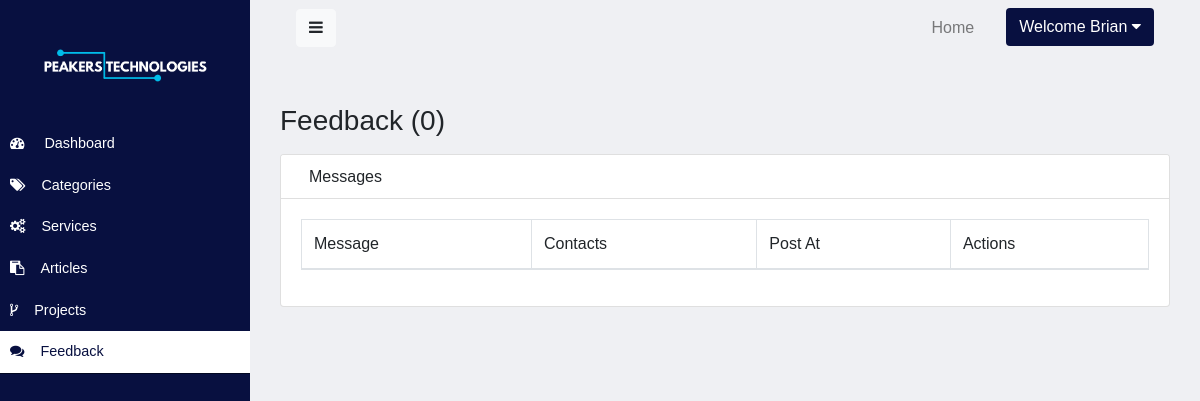
Page /staff/feedback (signed in) on the earlier database version.
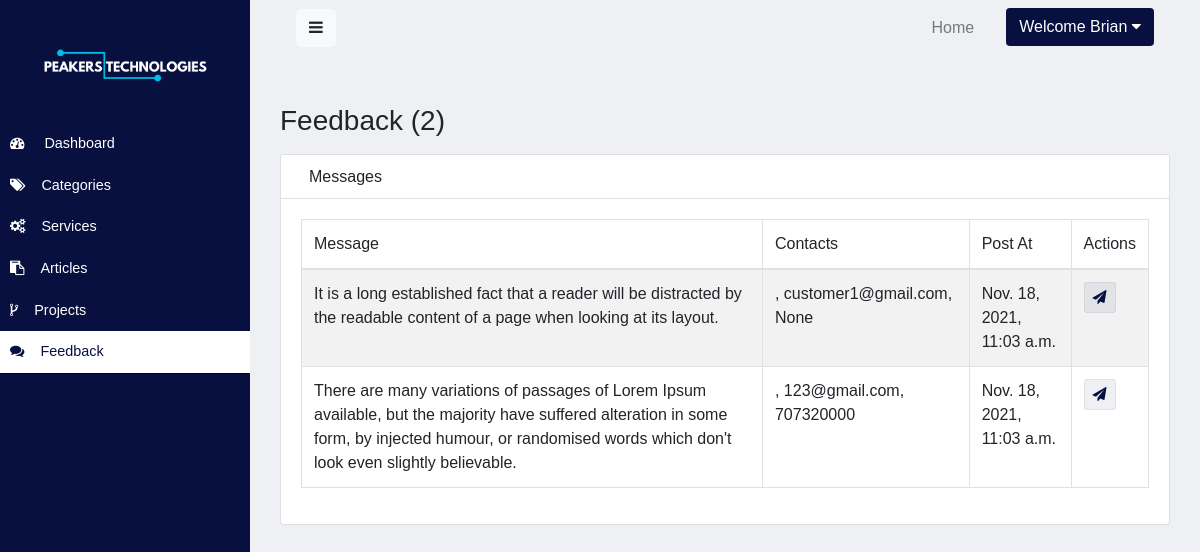
Same page on the later database version.
### website/models.py (models this page shows, shortened)
class Feedback(models.Model):
    message = models.TextField()
    name = models.CharField(max_length = 50, blank=True, null=True)
    email = models.EmailField(max_length=100, blank=True, null=True)
    phone_number = models.IntegerField(blank=True, null=True)
    TYPE_CHOICES = (
        ('G','General'),
        ('Q','Quote'),
    )
    status = models.IntegerField(default=0)
    type = models.CharField(blank=True, null=True, choices=TYPE_CHOICES, max_length=1)
    created_at = models.DateTimeField(auto_now_add=True)
    updated_at = models.DateTimeField(auto_now=True)

### website/views.py (the view)
# urls.py: path('feedback', showFeedback, name="feedback"),
@login_required
def showFeedback(request):
    context = {}
    context['feedback_list'] = Feedback.objects.all()
    return render(request, "admin/feedback.html", context)

### website/templates/admin/feedback.html
{% extends 'admin/layouts/admin-base.html' %}
{% block 'content' %}
<div class="container">
    <h3 class="mt-5 mb-3">Feedback ({{feedback_list | length}})</h3>
    <div class="row justify-content-center">
        <div class="col-lg-12">
            <div class="card">
                <div class="card-header">
                    <h6 class="ml-2 my-auto">Messages</h6>
                </div>
                <div class="card-body">
                    <table class="table table-striped table-bordered">
                        <thead>
                            <tr>
                                <td>Message</td>
                                <td>Contacts</td>
                                <td>Post At</td>
                                <td>Actions</td>
                            </tr>
                        </thead>
                        <tbody>
                            {% for feedback in feedback_list %}
                            <tr>
                                <td>{{feedback.message}}</td>
                                <td>{{feedback.Name}}, {{feedback.email}}, {{feedback.phone_number}}</td>
                                <td>{{feedback.created_at}}</td>
                                <td>
                                    <button onclick="sendEmailModal('{{feedback.email}}')" class="btn btn-text-main btn-sm">
                                        <i class="fa fa-paper-plane"></i>
                                    </button>
                                </td>
                            </tr>
                            {% endfor %}
                        </tbody>
                    </table>
                </div>
            </div>
        </div>
    </div>
</div>
{% endblock %}

Differences in the rows shown:
added Feedback: message "It is a long established fact that a reader will be distracted by the readable content of a page when looking at its layout.", email "customer1@gmail.com", phone_number "None", created_at "Nov. 18, 2021, 11:03 a.m."
added Feedback: message "There are many variations of passages of Lorem Ipsum available, but the majority have suffered alteration in some form, by injected humour, or randomised words which don't look even slightly believable.", email "123@gmail.com", phone_number "707320000", created_at "Nov. 18, 2021, 11:03 a.m."
Other differences:
{{ feedback_list | length }}: "0" → "2"
